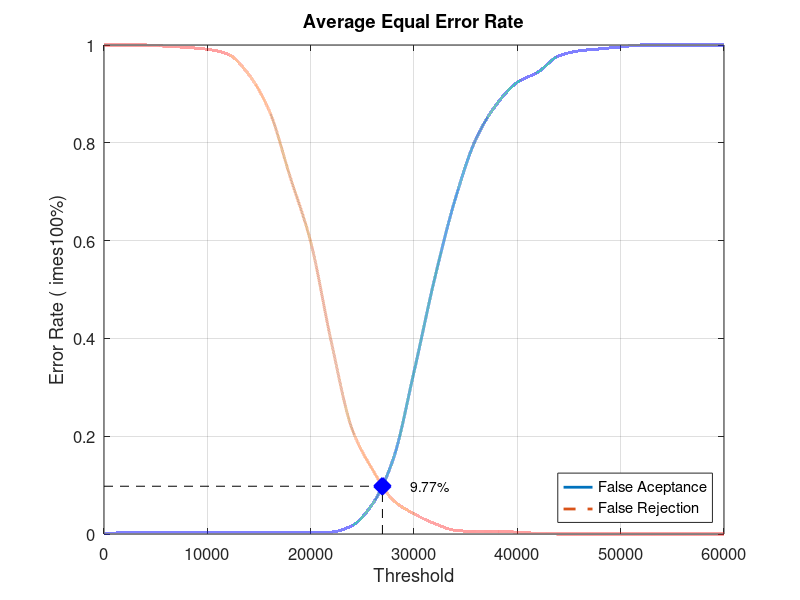
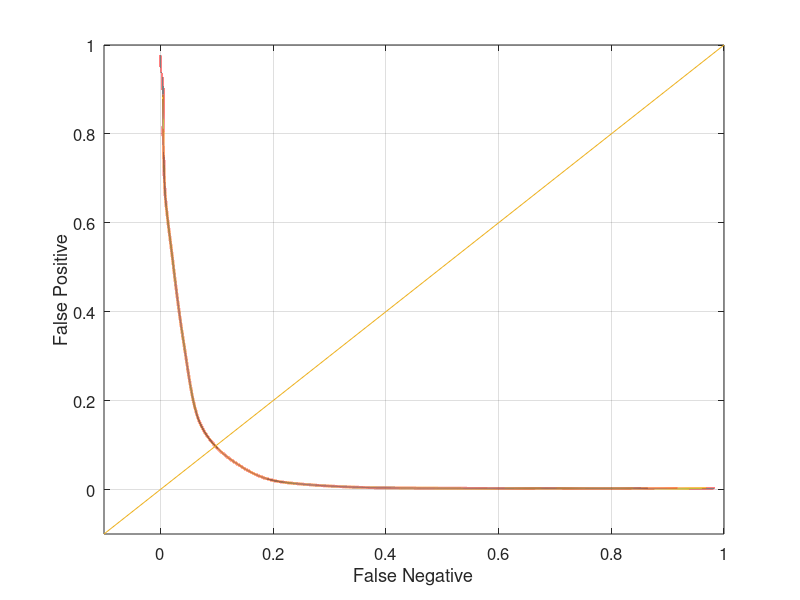

MATLAB code for these plots, in order:
close all;
clear;
clc;
x = 0:2000:60000;
xq = 0:0.5:60000;

y0 = [0 0.00263158 0.00263158 0.00263158 0.00263158 0.00263158 0.00263158 0.00263158 0.00263158 0.00263158 0.00263158 0.00394737 0.0171053 0.0618421 0.153947 0.331579 0.522368 0.685526 0.807895 0.878947 0.923684 0.944737 0.977632 0.988158 0.992105 0.996053 1 1 1 1 1]
yy0 = interp1(x, y0, xq, 'pchip');
y1 = [1 1 1 0.9975 0.995 0.99125 0.98125 0.94 0.865 0.73125 0.5975 0.3925 0.215 0.13125 0.06875 0.04125 0.02125 0.0075 0.005 0.005 0.00375 0.00125 0 0 0 0 0 0 0 0 0]
yy1 = interp1(x, y1, xq, 'pchip');

% Calculating EER: 
y2 = abs(y0 - y1);
find(y2 == min(y2))
yy2 = abs(yy0 - yy1);
xEER = find(yy2 == min(yy2));
xEERIndex = xq(xEER) % X-axis EER
yEER = yy0(xEER) % Y-axis EER

main = figure
plot(xq, yy0,'-','LineWidth', 2);	hold on
plot(xq, yy1,'--','LineWidth', 2);	hold on
plot([xEERIndex xEERIndex], [0 yEER], 'k--');	hold on
plot([0 xEERIndex], [yEER yEER], 'k--');	hold on
plot(xEERIndex, yEER, 'bx', 'LineWidth', 10);	hold on
text(xEERIndex + 10 * xEERIndex / 100, yEER, [num2str(round((10000 * yEER)) / 100) '%'])
legend('False Aceptance', 'False Rejection', 'Location', 'SouthEast')
xlabel('Threshold')
ylabel('Error Rate (	imes100%)')
title('Average Equal Error Rate')
set(gca, 'FontSize', 12)
axis([0 60000 0 1])
grid on

print(main, 'Experiment2AverageMain', '-dpng');
FNRxFPR = figure('Color', [1 1 1]);
plot(yy1, yy0, '-', yy1, yy0, 'LineWidth', 2);
hold on
y = -0.1:0.1:1
plot(y, y); 
set(gca, 'FontSize', 12)
xlabel('False Negative')
ylabel('False Positive')
axis([-0.1 1 -0.1 1])
set(gca, 'FontSize', 12)
grid on

print(FNRxFPR, 'Experiment2AverageFNRxFPR','-dpng');
